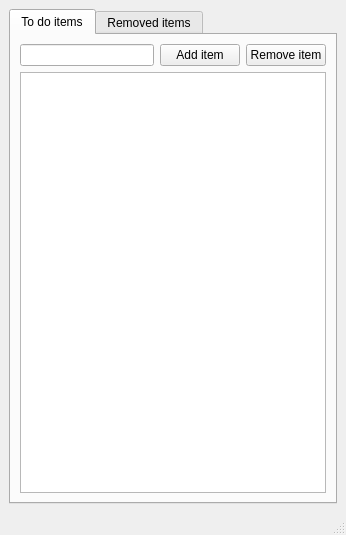
<?xml version="1.0" encoding="UTF-8"?>
<ui version="4.0">
 <class>MainWindow</class>
 <widget class="QMainWindow" name="MainWindow">
  <property name="geometry">
   <rect>
    <x>0</x>
    <y>0</y>
    <width>346</width>
    <height>535</height>
   </rect>
  </property>
  <property name="windowTitle">
   <string>To do list</string>
  </property>
  <widget class="QWidget" name="centralwidget">
   <layout class="QGridLayout" name="gridLayout">
    <item row="0" column="0">
     <widget class="QTabWidget" name="tabWidget">
      <property name="currentIndex">
       <number>0</number>
      </property>
      <widget class="QWidget" name="tab">
       <attribute name="title">
        <string>To do items</string>
       </attribute>
       <layout class="QGridLayout" name="gridLayout_2">
        <item row="0" column="0">
         <widget class="QLineEdit" name="ItemName">
          <property name="text">
           <string/>
          </property>
         </widget>
        </item>
        <item row="0" column="1">
         <widget class="QPushButton" name="AddButton">
          <property name="text">
           <string>Add item</string>
          </property>
         </widget>
        </item>
        <item row="0" column="2">
         <widget class="QPushButton" name="RemoveButton">
          <property name="text">
           <string>Remove item</string>
          </property>
         </widget>
        </item>
        <item row="1" column="0" colspan="3">
         <widget class="QListWidget" name="ListItems"/>
        </item>
       </layout>
      </widget>
      <widget class="QWidget" name="tab_2">
       <attribute name="title">
        <string>Removed items</string>
       </attribute>
       <layout class="QGridLayout" name="gridLayout_3">
        <item row="0" column="0">
         <widget class="QListWidget" name="RemovedItems"/>
        </item>
       </layout>
      </widget>
     </widget>
    </item>
   </layout>
  </widget>
  <widget class="QStatusBar" name="statusbar"/>
 </widget>
 <tabstops>
  <tabstop>ItemName</tabstop>
  <tabstop>AddButton</tabstop>
  <tabstop>RemoveButton</tabstop>
 </tabstops>
 <resources/>
 <connections/>
</ui>
